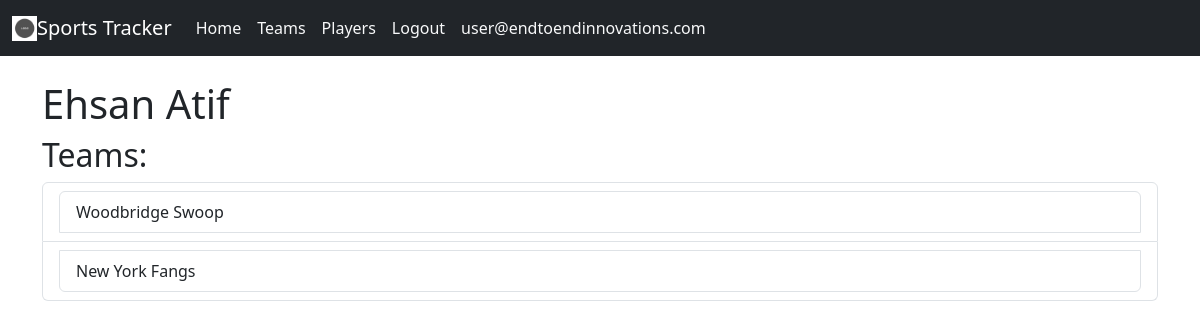
The app's page /players/1/ (signed in) with its own data.
### main/models.py (models this page shows, shortened)
class Player(models.Model):
    first_name = models.CharField(max_length=100)
    last_name = models.CharField(max_length=100)
    teams = models.ManyToManyField(Team)

class Team(models.Model):
    city = models.CharField(max_length=100)
    mascot = models.CharField(max_length=100)

### main/views.py (the view)
# urls.py: path('players/<int:pk>/', views.player_detail, name='player_detail'),
@login_required
def player_detail(request, pk):
    player = get_object_or_404(Player, pk=pk)
    return render(request, 'player_detail.html', {'player': player})

### templates/player_detail.html
{% extends "base.html" %}
{% block content %}
    <h1>{{ player.first_name }} {{ player.last_name }}</h1>
    <h2>Teams:</h2>
    <ul class="list-group">
        {% for team in player.teams.all %}
        <li class="list-group-item"><a class="list-group-item" href="{% url 'team_detail' team.id %}">{{ team.city }} {{ team.mascot }}</a></li>
        {% empty %}
        <li class="list-group-item">No teams for this player.</li>
        {% endfor %}
    </ul>
{% endblock %}

### templates/base.html (shortened to what this page needs)
{% load static %}
{% load bootstrap5 %}
{% bootstrap_css %}
<!DOCTYPE html>
<html>
<head>
</head>
<body>
    <nav class="navbar navbar-expand-sm navbar-dark bg-dark">
        <div class="container-fluid">
            <img  src="{% static 'img/e2e_logo.png' %}" alt="EndToEnd Innovations logo" height="25px">
            <a class="navbar-brand" href="{% url 'home' %}">Sports Tracker</a>
            <div class="collapse navbar-collapse" id="mynavbar">
                <ul class="navbar-nav me-auto">
                    <li class="nav-item">
                        {% if request.path == '/' %}
                            <span class="nav-link link-light">Home</span>
                        {% else %}
                            <a class="nav-link link-light" href="{% url 'home' %}">Home</a>
                        {% endif %}
                    </li>
                    <li class="nav-item">
                        {% if request.path == '/teams/' %}
                            <span class="nav-link link-light">Teams</span>
                        {% else %}
                            <a class="nav-link link-light" href="{% url 'team_list' %}">Teams</a>
                        {% endif %}
                    </li>
                    <li class="nav-item">
                        {% if request.path == '/players/' %}
                            <span class="nav-link link-light">Players</span>
                        {% else %}
                            <a class="nav-link link-light" href="{% url 'player_list' %}">Players</a>
                        {% endif %}
                    </li>
                    {% if request.user.is_authenticated %}
                    <li class="nav-item">
                        <a class="nav-link link-light" href="{% url 'logout' %}">Logout</a>
                    </li>
                    <li class="nav-item">
                        <span class="nav-link link-light">{{ request.user.email }}</span>
                    </li>
                    {% else %}
                        <li class="nav-item">
                            <a class="nav-link link-light" href="{% url 'login' %}">Login</a>
                        </li>
                    {% endif %}
                </ul>
            </div>
        </div>
    </nav>
    <div class="container">
        <br>
        {% block content %}
        {% endblock %}
    </div>
</body>
</html>

### records on screen
Player: first_name "Ehsan", last_name "Atif"
Team: city "Woodbridge", mascot "Swoop"
Team: city "New York", mascot "Fangs"

### other values on screen
{{ request.user.email }} "user@endtoendinnovations.com"
